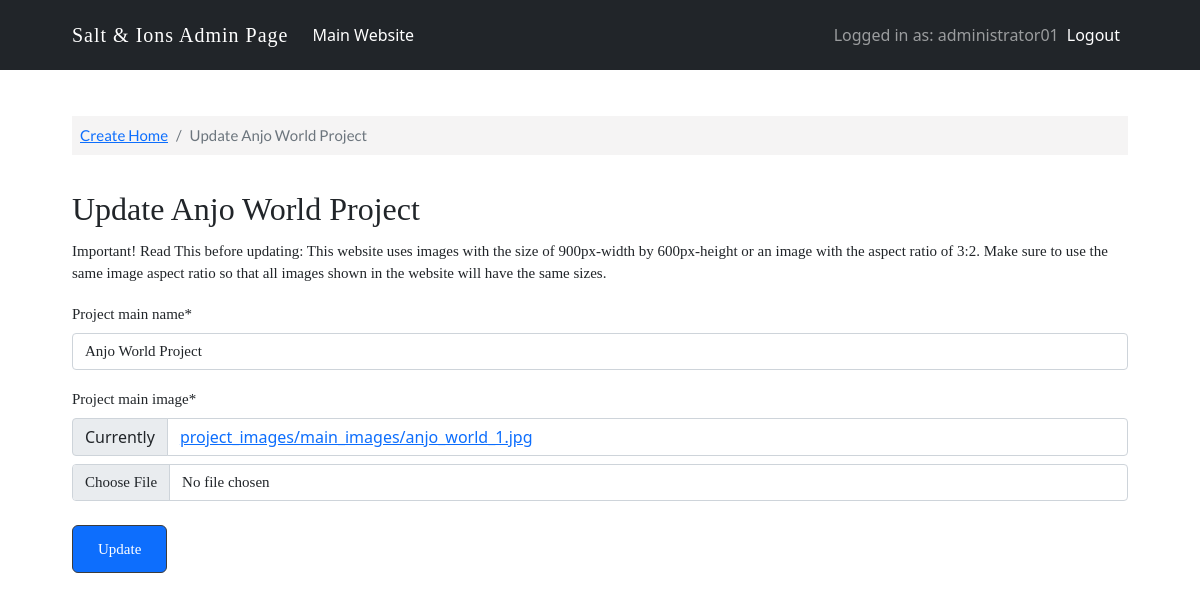
Page /project_list/2/update/ (signed in) on the committed database.
### main_app/models.py (models this page shows, shortened)
class User(AbstractUser):
    pass

class ProjectMainModel(models.Model):
    project_main_name = models.CharField(max_length=60)
    project_main_image = models.ImageField(upload_to="project_images/main_images/", default="placeholder-image.png")

### main_app/views.py (the view, shortened to what this page needs)
# urls.py: path('<int:pk>/update/', UpdateMainView.as_view(), name='update_main'),
class UpdateMainView(LoginRequiredMixin, UpdateView):
    login_url = '/login/'
    redirect_field_name = 'main_app/project_create.html'
    template_name = "main_app/update_main.html"
    queryset = ProjectMainModel.objects.all()
    form_class = ProjectMainForm
    context_object_name = "project_main"

### main_app/forms.py
class ProjectMainForm(forms.ModelForm):
    class Meta:
        model = ProjectMainModel
        fields = [
            'project_main_name',
            'project_main_image',
        ]
        widgets = {
            'project_main_name':forms.TextInput(attrs={'placeholder':'Main Name'})
        }

### main_app/templates/main_app/update_main.html (shortened to what this page needs)
{% extends 'base_create.html' %} {% load static %} {% block content %}
{% load crispy_forms_tags %}
<div class="create_main_wrapper">
    <div class="create_secondary_wrapper">
        <div class="container">
                <nav aria-label="breadcrumb">
                    <ol class="breadcrumb bread bread-font">
                        <li class="breadcrumb-item">
                            <a href="{% url 'main_app:create_page' %}">Create Home</a>
                        </li>
                        <li class="breadcrumb-item active" aria-current="page">Update {{ project_main.project_main_name }}</li>
                    </ol>
                </nav>
                <div class="create_secondary_wrapper">
                    <h2 class="create_title">Update {{ project_main.project_main_name }}</h2>
                    <p class="create_list">
                        Important! Read This before updating: This website uses images with the size of 900px-width
                        by 600px-height or an image with the aspect ratio of 3:2. Make sure to use the same image aspect ratio
                        so that all images shown in the website will have the same sizes.
                    </p>
                    <form method="POST" enctype="multipart/form-data" class="row create_form">
                        <div class="col-md-12">
                            {{ form.project_main_name|as_crispy_field }}
                        </div>
                        <div class="col-md-12">
                            {{ form.project_main_image|as_crispy_field }}
                        </div>
                        <div class="col-12">
                            <button type="submit" class="btn btn-primary contact-us-submit-button">
                                Update
                            </button>
                        </div>
                    </form>
                </div>
        </div>
    </div>
</div>
{% endblock content %}

### templates/navbar_create.html (shortened to what this page needs)
{% load static %}
<nav class="navbar navbar-expand-lg navbar-dark bg-dark">
  <div class="container">
    {% if request.user.is_authenticated %}
    <a class="navbar-brand" href="{% url 'main_app:create_page' %}">Salt & Ions Admin Page</a>
    {% else %}
    <a class="navbar-brand" href="#">Salt & Ions Admin Page</a>
    {% endif %}
    <div class="collapse navbar-collapse" id="navbarNavDropdown">
      <ul class="navbar-nav me-auto">
        <li class="nav-item">
          <a class="nav-link active" aria-current="page" href="{% url 'landing_page' %}">Main Website</a>
        </li>
      </ul>
      <ul class="navbar-nav d-flex">
        {% if request.user.is_authenticated %}
        <span class="navbar-text">
          Logged in as: {{ request.user.username }}
        </span>
        <li class="nav-item">
          <a class="nav-link active" aria-current="page" href="{% url 'logout' %}">Logout</a>
        </li>
        {% else %}
        <li class="nav-item">
          <a class="nav-link active" aria-current="page" href="{% url 'login' %}">Login</a>
        </li>
      </ul>
      {% endif %}
    </div>
  </div>
</nav>

### static/css/styles.css (style rules this page uses)
html { scroll-behavior: smooth; }
.container { max-width: 1080px; }
.navbar { background-color: transparent; padding-top: 15px; padding-bottom: 15px; }
.navbar-brand { font-family: 'metropolis'; font-size: 20px; color: #fff; letter-spacing: 1px; }
.contact-us-submit-button { font-family: 'metropolis'; font-size: 15px; border-color: #3c3c3c; border-radius: 6px; padding-left: 25px; padding-right: 25px; padding-top: 12px; padding-bottom: 12px; margin-top: 8px; margin-bottom: 8px; }
.bread { background-color: #f5f4f4; padding: 8px; }
.bread-font { font-family: 'Lato', sans-serif; font-size: 15px; margin-bottom: 0px; }
.create_main_wrapper { padding-top: 23px; padding-bottom: 23px; }
.create_secondary_wrapper { padding-top: 23px; padding-bottom: 23px; }
.create_title { font-family: 'metropolis'; margin-top: 12px; margin-bottom: 12px; }
.create_list { font-family: 'metropolis'; font-size: 15px; }
.create_form label { font-family: 'metropolis'; font-size: 15px; }
.create_form input { font-family: 'metropolis'; font-size: 15px; }

### rows in the picture
User: user.username "administrator01"
ProjectMainModel: project_main_name "Anjo World Project"
